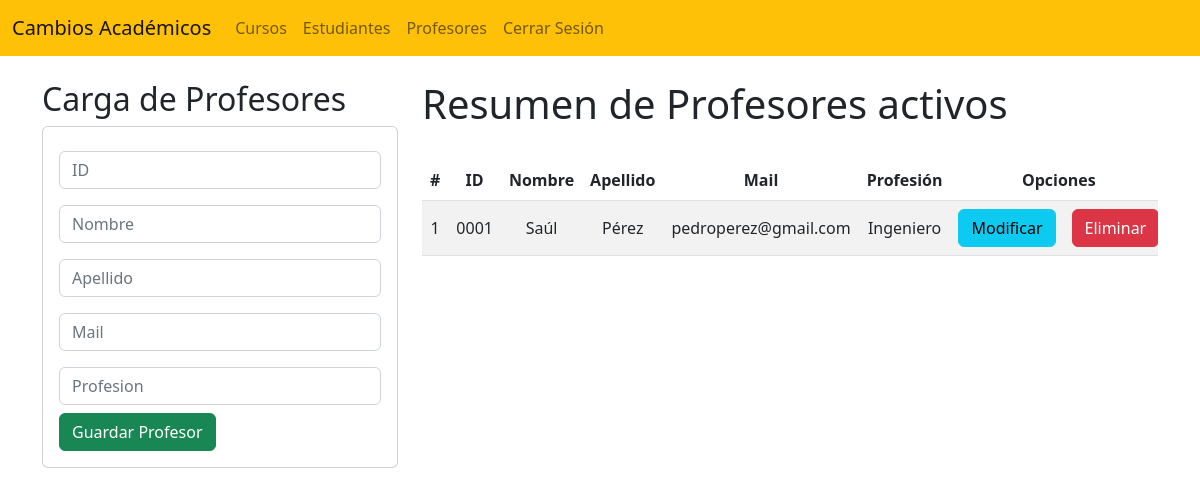
/ProfesorHome/, run on the app's committed database.
### blog/models.py (models this page shows, shortened)
class Profesor(models.Model):
    id = models.CharField(primary_key=True, max_length=4)
    nombre = models.CharField(max_length=30)
    apellido = models.CharField(max_length=30)
    email = models.EmailField()
    profesion = models.CharField(max_length=30)

### blog/views.py (the view)
# urls.py: path('ProfesorHome/', views.ProfesorHome),
def ProfesorHome(request):
    profesorlistado = Profesor.objects.all()
    return render(request, "profesor.html", {"profesores": profesorlistado})

### blog/templates/profesor.html (shortened to what this page needs)
{% extends "./base.html" %}
{% block body %}
<div class="row">
    <div class="col-sm-12 col-md-6 col-lg-4 col-xl-4">
        <h2>Carga de Profesores</h2>
        <div class="card">
            <div class="card-body">
                <form action="/ProfesorHome/NuevoProfesor/" method="POST">{% csrf_token %}
                    <div class="form-group py-2">
                        <input type="text" id="IDNum" name="IDNum" class="form-control"
                        placeholder="ID" minlength="2" maxlength="4" required>
                    </div>
                    <div class="form-group py-2">
                        <input type="text" id="NombreTxt" name="NombreTxt" class="form-control"
                        placeholder="Nombre" maxlength="30" required>
                    </div>
                    <div class="form-group py-2">
                        <input type="text" id="ApellidoTxt" name="ApellidoTxt" class="form-control"
                        placeholder="Apellido" maxlength="30" required>
                    </div>
                    <div class="form-group py-2">
                        <input type="text" id="EmailTxt" name="EmailTxt" class="form-control"
                        placeholder="Mail" maxlength="50" required>
                    </div>
                    <div class="form-group py-2">
                        <input type="text" id="ProfesionTxt" name="ProfesionTxt" class="form-control"
                        placeholder="Profesion" maxlength="30" required>
                    </div>
                    <div class="form-group">
                       <button type="submit" class="btn btn-success btn-block text-white">Guardar Profesor</button>
                    </div>
                </form>
            </div>
        </div>
    </div>
    <div class="col-sm-12 col-md-6 col-lg-8 col-xl-8">
        <h1>Resumen de Profesores activos</h1>
        <div class="table-responsive py-4">
            <table class="table table-striped">
                <thead>
                    <tr>
                        <th>#</th>
                        <th>ID</th>
                        <th>Nombre</th>
                        <th>Apellido</th>
                        <th>Mail</th>
                        <th>Profesión</th>
                        <th colspan="2">Opciones</th>
                    </tr>
                </thead>
                <tbody>
                    {% for p in profesores %}
                    <tr>
                        <td>{{forloop.counter}}</td>
                        <td>{{p.id}}</td>
                        <td>{{p.nombre}}</td>
                        <td>{{p.apellido}}</td>
                        <td>{{p.email}}</td>
                        <td>{{p.profesion}}</td>
                        <td><a href="EditarProfesor/{{p.id}}" class="btn btn-info">Modificar</a></td>
                        <td><a href="EliminarProfesor/{{p.id}}" class="btn btn-danger">Eliminar</a></td>
                    </tr>
                    {% endfor %}
                </tbody>
            </table>
        </div>
    </div>
</div>
{% endblock %}

### blog/static/css/Estilos.css (style rules this page uses)
th, td { text-align: center; vertical-align: middle; }

### data on the page
Profesor: id "0001", nombre "Saúl", apellido "Pérez", email "pedroperez@gmail.com", profesion "Ingeniero"
